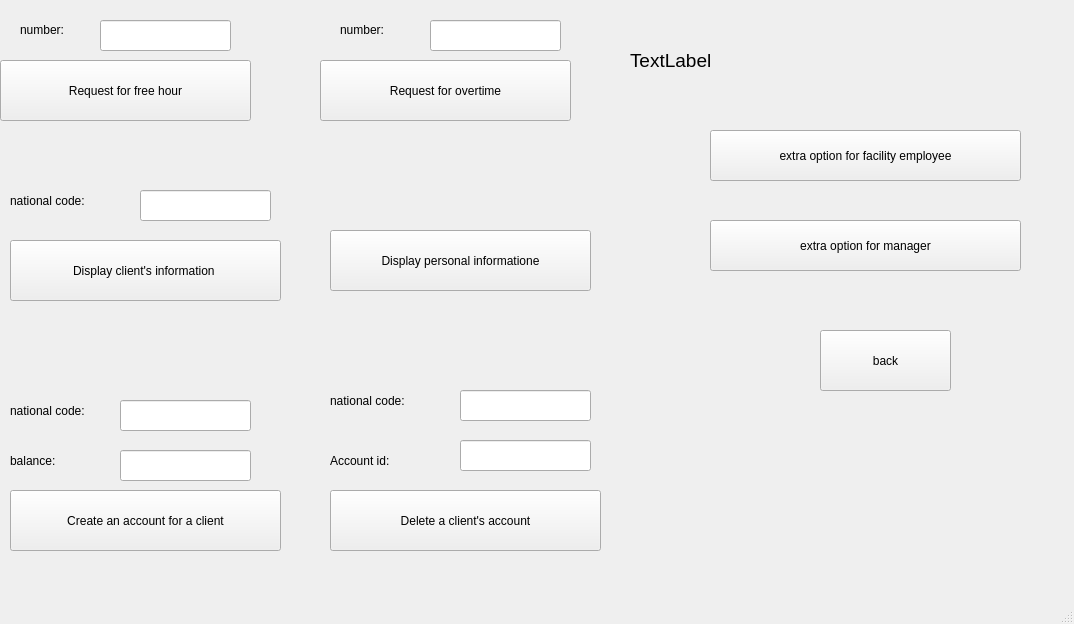
<?xml version="1.0" encoding="UTF-8"?>
<ui version="4.0">
 <class>employee_menu</class>
 <widget class="QMainWindow" name="employee_menu">
  <property name="geometry">
   <rect>
    <x>0</x>
    <y>0</y>
    <width>1074</width>
    <height>624</height>
   </rect>
  </property>
  <property name="windowTitle">
   <string>MainWindow</string>
  </property>
  <widget class="QWidget" name="centralwidget">
   <widget class="QPushButton" name="pushButton">
    <property name="geometry">
     <rect>
      <x>0</x>
      <y>60</y>
      <width>251</width>
      <height>61</height>
     </rect>
    </property>
    <property name="text">
     <string>Request for free hour</string>
    </property>
   </widget>
   <widget class="QPushButton" name="pushButton_2">
    <property name="geometry">
     <rect>
      <x>320</x>
      <y>60</y>
      <width>251</width>
      <height>61</height>
     </rect>
    </property>
    <property name="text">
     <string>Request for overtime</string>
    </property>
   </widget>
   <widget class="QPushButton" name="pushButton_3">
    <property name="geometry">
     <rect>
      <x>330</x>
      <y>230</y>
      <width>261</width>
      <height>61</height>
     </rect>
    </property>
    <property name="text">
     <string>Display personal informatione</string>
    </property>
   </widget>
   <widget class="QPushButton" name="pushButton_4">
    <property name="geometry">
     <rect>
      <x>10</x>
      <y>240</y>
      <width>271</width>
      <height>61</height>
     </rect>
    </property>
    <property name="text">
     <string>Display client's information </string>
    </property>
   </widget>
   <widget class="QPushButton" name="pushButton_5">
    <property name="geometry">
     <rect>
      <x>10</x>
      <y>490</y>
      <width>271</width>
      <height>61</height>
     </rect>
    </property>
    <property name="text">
     <string>Create an account for a client</string>
    </property>
   </widget>
   <widget class="QPushButton" name="pushButton_6">
    <property name="geometry">
     <rect>
      <x>330</x>
      <y>490</y>
      <width>271</width>
      <height>61</height>
     </rect>
    </property>
    <property name="text">
     <string>Delete a client's account</string>
    </property>
   </widget>
   <widget class="QLineEdit" name="lineEdit">
    <property name="geometry">
     <rect>
      <x>100</x>
      <y>20</y>
      <width>131</width>
      <height>31</height>
     </rect>
    </property>
   </widget>
   <widget class="QLabel" name="label">
    <property name="geometry">
     <rect>
      <x>20</x>
      <y>20</y>
      <width>63</width>
      <height>20</height>
     </rect>
    </property>
    <property name="text">
     <string>number:</string>
    </property>
   </widget>
   <widget class="QLabel" name="label_2">
    <property name="geometry">
     <rect>
      <x>340</x>
      <y>20</y>
      <width>63</width>
      <height>20</height>
     </rect>
    </property>
    <property name="text">
     <string>number:</string>
    </property>
   </widget>
   <widget class="QLineEdit" name="lineEdit_2">
    <property name="geometry">
     <rect>
      <x>430</x>
      <y>20</y>
      <width>131</width>
      <height>31</height>
     </rect>
    </property>
   </widget>
   <widget class="QLabel" name="label_3">
    <property name="geometry">
     <rect>
      <x>10</x>
      <y>190</y>
      <width>111</width>
      <height>21</height>
     </rect>
    </property>
    <property name="text">
     <string>national code:</string>
    </property>
   </widget>
   <widget class="QLineEdit" name="lineEdit_3">
    <property name="geometry">
     <rect>
      <x>140</x>
      <y>190</y>
      <width>131</width>
      <height>31</height>
     </rect>
    </property>
   </widget>
   <widget class="QLabel" name="label_4">
    <property name="geometry">
     <rect>
      <x>10</x>
      <y>400</y>
      <width>111</width>
      <height>21</height>
     </rect>
    </property>
    <property name="text">
     <string>national code:</string>
    </property>
   </widget>
   <widget class="QLineEdit" name="lineEdit_4">
    <property name="geometry">
     <rect>
      <x>120</x>
      <y>400</y>
      <width>131</width>
      <height>31</height>
     </rect>
    </property>
   </widget>
   <widget class="QLabel" name="label_5">
    <property name="geometry">
     <rect>
      <x>10</x>
      <y>450</y>
      <width>111</width>
      <height>21</height>
     </rect>
    </property>
    <property name="text">
     <string>balance:</string>
    </property>
   </widget>
   <widget class="QLineEdit" name="lineEdit_5">
    <property name="geometry">
     <rect>
      <x>120</x>
      <y>450</y>
      <width>131</width>
      <height>31</height>
     </rect>
    </property>
   </widget>
   <widget class="QLabel" name="label_6">
    <property name="geometry">
     <rect>
      <x>330</x>
      <y>390</y>
      <width>111</width>
      <height>21</height>
     </rect>
    </property>
    <property name="text">
     <string>national code:</string>
    </property>
   </widget>
   <widget class="QLineEdit" name="lineEdit_6">
    <property name="geometry">
     <rect>
      <x>460</x>
      <y>390</y>
      <width>131</width>
      <height>31</height>
     </rect>
    </property>
   </widget>
   <widget class="QLabel" name="label_7">
    <property name="geometry">
     <rect>
      <x>330</x>
      <y>450</y>
      <width>111</width>
      <height>21</height>
     </rect>
    </property>
    <property name="text">
     <string>Account id:</string>
    </property>
   </widget>
   <widget class="QLineEdit" name="lineEdit_7">
    <property name="geometry">
     <rect>
      <x>460</x>
      <y>440</y>
      <width>131</width>
      <height>31</height>
     </rect>
    </property>
   </widget>
   <widget class="QPushButton" name="pushButton_7">
    <property name="geometry">
     <rect>
      <x>820</x>
      <y>330</y>
      <width>131</width>
      <height>61</height>
     </rect>
    </property>
    <property name="text">
     <string>back</string>
    </property>
   </widget>
   <widget class="QLabel" name="label_9">
    <property name="geometry">
     <rect>
      <x>630</x>
      <y>40</y>
      <width>421</width>
      <height>41</height>
     </rect>
    </property>
    <property name="font">
     <font>
      <pointsize>14</pointsize>
     </font>
    </property>
    <property name="text">
     <string>TextLabel</string>
    </property>
   </widget>
   <widget class="QPushButton" name="pushButton_8">
    <property name="geometry">
     <rect>
      <x>710</x>
      <y>130</y>
      <width>311</width>
      <height>51</height>
     </rect>
    </property>
    <property name="text">
     <string>extra option for facility employee</string>
    </property>
   </widget>
   <widget class="QPushButton" name="pushButton_9">
    <property name="geometry">
     <rect>
      <x>710</x>
      <y>220</y>
      <width>311</width>
      <height>51</height>
     </rect>
    </property>
    <property name="text">
     <string>extra option for manager</string>
    </property>
   </widget>
  </widget>
  <widget class="QMenuBar" name="menubar">
   <property name="geometry">
    <rect>
     <x>0</x>
     <y>0</y>
     <width>1074</width>
     <height>26</height>
    </rect>
   </property>
  </widget>
  <widget class="QStatusBar" name="statusbar"/>
 </widget>
 <resources/>
 <connections/>
</ui>
